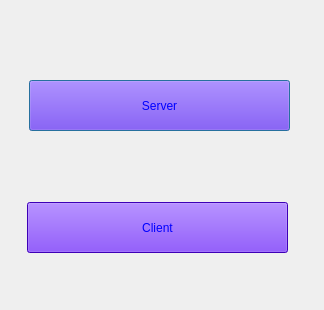
<?xml version="1.0" encoding="UTF-8"?>
<ui version="4.0">
 <class>DialogChoose</class>
 <widget class="QDialog" name="DialogChoose">
  <property name="geometry">
   <rect>
    <x>0</x>
    <y>0</y>
    <width>324</width>
    <height>310</height>
   </rect>
  </property>
  <property name="windowTitle">
   <string>Dialog</string>
  </property>
  <property name="styleSheet">
   <string notr="true"/>
  </property>
  <widget class="QPushButton" name="ServerButton">
   <property name="geometry">
    <rect>
     <x>29</x>
     <y>80</y>
     <width>261</width>
     <height>51</height>
    </rect>
   </property>
   <property name="mouseTracking">
    <bool>true</bool>
   </property>
   <property name="styleSheet">
    <string notr="true">QPushButton{
background-color: rgb(85, 0, 255);
font: 25pt &quot;BYRIL_Sea_Battle2&quot;;
color: rgb(0, 0, 255);
}
QPushButton:hover {
 
	color: rgb(0, 85, 0);
	background-color: rgb(0, 85, 0);
}

</string>
   </property>
   <property name="inputMethodHints">
    <set>Qt::ImhNone</set>
   </property>
   <property name="text">
    <string>Server</string>
   </property>
  </widget>
  <widget class="QPushButton" name="ClientButton">
   <property name="geometry">
    <rect>
     <x>27</x>
     <y>202</y>
     <width>261</width>
     <height>51</height>
    </rect>
   </property>
   <property name="mouseTracking">
    <bool>true</bool>
   </property>
   <property name="styleSheet">
    <string notr="true">QPushButton{
background-color: rgb(85, 0, 255);
font: 25pt &quot;BYRIL_Sea_Battle2&quot;;
color: rgb(0, 0, 255);
}
QPushButton:hover {
 
	color: rgb(0, 85, 0);
	background-color: rgb(0, 85, 0);
}

</string>
   </property>
   <property name="inputMethodHints">
    <set>Qt::ImhNone</set>
   </property>
   <property name="text">
    <string>Client</string>
   </property>
  </widget>
 </widget>
 <resources/>
 <connections/>
</ui>
